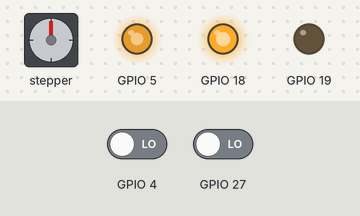
Bench run of a program on a simulated ESP32 board running MicroPython. Shown: stepper motor, output pins drawn as LEDs (lit = HIGH). The inputs (shaded band) are chosen by the test bench; at power-on: GPIO 4 LOW, GPIO 27 LOW. The stepper is drawn at 2048 steps a turn; pins used as bus, display or sensor lines are not drawn; what the program prints to the serial console is not drawn.

Above: at 0.1 s.
Timing chart, 0 to 1.6 s (numbered marks = the images above):
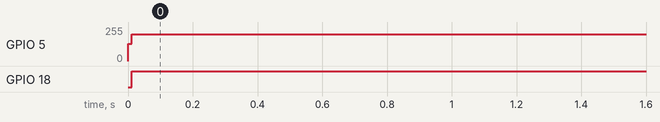

Measured:
- by itself, GPIO 5: 128/255 → 199/255 at 0.01 s
- by itself, GPIO 18: LOW → HIGH at 0.01 s

The program:

multi_motor.py
```python
from encoder_N20_esp import PID, Motor

# Creating objects of each motor
m1 = Motor(21, 22, 23, 16, 4)
m2 = Motor(19, 18, 5, 14, 27)

# Creating PID objects for each motor
p1 = PID(m1, 5, 0.1, 0.001, 800)
p2 = PID(m2, 5, 0.1, 0.001, 800)

while(1):
  p1.setTarget(1000)
  p2.setTarget(-1000)
```

encoder_N20_esp.py
```python
"""
MIT License

Copyright (c) 2022 rakesh-i

Permission is hereby granted, free of charge, to any person obtaining a copy
of this software and associated documentation files (the "Software"), to deal
in the Software without restriction, including without limitation the rights
to use, copy, modify, merge, publish, distribute, sublicense, and/or sell
copies of the Software, and to permit persons to whom the Software is
furnished to do so, subject to the following conditions:

The above copyright notice and this permission notice shall be included in all
copies or substantial portions of the Software.

THE SOFTWARE IS PROVIDED "AS IS", WITHOUT WARRANTY OF ANY KIND, EXPRESS OR
IMPLIED, INCLUDING BUT NOT LIMITED TO THE WARRANTIES OF MERCHANTABILITY,
FITNESS FOR A PARTICULAR PURPOSE AND NONINFRINGEMENT. IN NO EVENT SHALL THE
AUTHORS OR COPYRIGHT HOLDERS BE LIABLE FOR ANY CLAIM, DAMAGES OR OTHER
LIABILITY, WHETHER IN AN ACTION OF CONTRACT, TORT OR OTHERWISE, ARISING FROM,
OUT OF OR IN CONNECTION WITH THE SOFTWARE OR THE USE OR OTHER DEALINGS IN THE
SOFTWARE.
"""


from time import sleep_ms, ticks_us
from machine import Pin, PWM, disable_irq, enable_irq

# A class for functions related to motors
class Motor:

    # Instance variable for keeping the record of the encoder position
    pos = 0

    # Interrupt handler
    def handle_interrupt(self,pin):
        a = self.px.value()
        if a > 0:
            self.pos = self.pos+1
        else:
            self.pos = self.pos-1

    # Constroctor for initializing the motor pins
    def __init__(self,m1, m2, en, c1, c2, freq=50):
        self.px = Pin(c1, Pin.IN)
        self.py = Pin(c2, Pin.IN)
        self.freq = freq
        self.p_in1 = Pin(m1, Pin.OUT)
        self.p_in2 = Pin(m2, Pin.OUT)
        self.p_en = PWM(Pin(en,Pin.OUT), freq)
        # Interrupt initialization
        self.py.irq(trigger=Pin.IRQ_RISING, handler=self.handle_interrupt)

    # Arduino's map() function implementation in python
    def convert(self, x, i_m, i_M, o_m, o_M):
        return max(min(o_M, (x - i_m) * (o_M - o_m) // (i_M - i_m) + o_m), o_m)

    # A function for speed control without feedback(Open loop speed control)
    def speed(self,M):
        pwm = self.convert(abs(M),0, 1000, 0, 1000)
        self.p_en.duty(pwm)
        if M>0:
            self.p_in1(1)
            self.p_in2(0)
        else:
            self.p_in1(0)
            self.p_in2(1)

# A class for closed loop speed and postion control
class PID:

    # Instance variable for this class
    posPrev = 0

    # Constructor for initializing PID values
    def __init__(self, M, kp=1, kd=0, ki=0, umaxIn=800, eprev=0, eintegral=0):
        self.kp = kp
        self.kd = kd
        self.ki = ki
        self.M = M                   # Motor object
        self.umaxIn  =umaxIn
        self.eprev = eprev
        self.eintegral = eintegral

    # Function for calculating the Feedback signal. It takes the current value, user target value and the time delta.
    def evalu(self,value, target, deltaT):

        # Propotional
        e = target-value

        # Derivative
        dedt = (e-self.eprev)/(deltaT)

        # Integral
        self.eintegral = self.eintegral + e*deltaT

        # Control signal
        u = self.kp*e + self.kd*dedt + self.ki*self.eintegral

        # Direction and power of  the control signal
        if u > 0:
            if u > self.umaxIn:
                u = self.umaxIn
            else:
                u = u
        else:
            if u < -self.umaxIn:
                u = -self.umaxIn
            else:
                u = u
        self.eprev = e
        return u

    # Function for closed loop position control
    def setTarget(self,target):

        # Time delta is predefined as we have set a constat time for the loop.(Initial dealy is
        # very high,interfers with response time)(Integral part becomes very high due to huge deltaT value at the beginning)
        # Use tick_us() to calculate the delay manually(remove slee_ms() if you use realtime delay)
        deltaT = .01

        # Disable the interrupt to read the position of the encoder(encoder tick)
        state = disable_irq()
        step = self.M.pos

        # Enable the intrrupt after reading the position value
        enable_irq(state)

        # Control signal call
        x = int(self.evalu(step, target, deltaT))

        # Set the speed
        self.M.speed(x)
        print(step, target) # For debugging

        # Constant delay
        sleep_ms(10)

    # Function for closed loop speed control
    def setSpeed(self, target):
        state = disable_irq()
        posi = self.M.pos
        enable_irq(state)

        # Delta is high because small delta causes drastic speed stepping.
        deltaT = .05

        # Target RPM
        vt = target

        # Current encoder tick rate
        velocity = (posi - self.posPrev)/deltaT
        self.posPrev = posi

        # Converted to RPM
        # 350 ticks per revolution of output shaft of the motor
        # For different gearing differnt values
        # Run the function without setting the motor speed and calculate the ticks per revolution by manually rotaing the motor
        v = velocity/350*60

        # Call for control signal
        x = int(self.evalu(v, vt, deltaT))

        # Set the motor speed
        self.M.speed(x)
        print(v, vt)   # For debugging

        # Constant delay
        sleep_ms(50)
```
